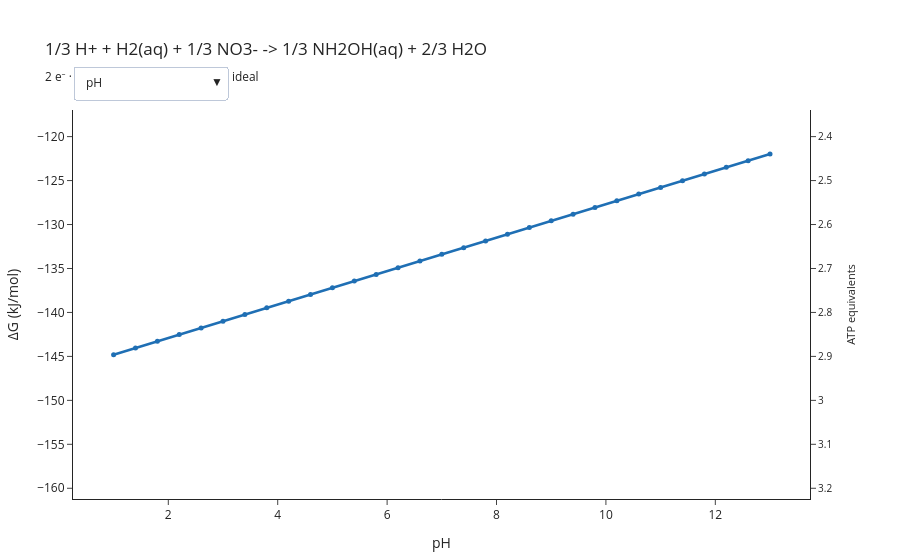

The notebook cell saved with this chart:
### Code cell
from microbial_thermo.sweep import concentration_axis, partial_pressure_axis, ph_axis

axes = [
    ph_axis(low=1.0, high=13.0, n=31),
    concentration_axis("NO3-"),
    concentration_axis("NH2OH(aq)"),
    partial_pressure_axis("H2(aq)"),
]
figure = plot_energy_explorer(reaction, axes=axes)

figure.show()

### Figure 1 — Plotly figure (JSON) as saved in the notebook; plotly's stock layout.template omitted (floating-point values rounded to 4 significant figures)
{"data": [{"hovertemplate": "pH: %{x}<br>ΔG: %{y:.1f} kJ/mol<extra></extra>", "line": {"color": "#1F6FB4", "width": 2.5}, "marker": {"size": 5}, "mode": "lines+markers", "name": "pH", "type": "scatter", "visible": true, "x": [1.0, 1.4, 1.8, 2.2, 2.6, 3.0, 3.4, 3.8, 4.2, 4.6, 5.0, 5.4, 5.8, 6.2, 6.6, 7.0, 7.4, 7.8, 8.2, 8.6, 9.0, 9.4, 9.8, 10.2, 10.6, 11.0, 11.4, 11.8, 12.2, 12.6, 13.0], "y": [-144.8, -144.0, -143.3, -142.5, -141.8, -141.0, -140.2, -139.5, -138.7, -138.0, -137.2, -136.4, -135.7, -134.9, -134.1, -133.4, -132.6, -131.9, -131.1, -130.3, -129.6, -128.8, -128.1, -127.3, -126.5, -125.8, -125.0, -124.3, -123.5, -122.7, -122.0]}, {"hovertemplate": "[NO3-] (molal): %{x}<br>ΔG: %{y:.1f} kJ/mol<extra></extra>", "line": {"color": "#1F6FB4", "width": 2.5}, "marker": {"size": 5}, "mode": "lines+markers", "name": "[NO3-] (molal)", "type": "scatter", "visible": false, "x": [1e-09, 2.154e-09, 4.642e-09, 1e-08, 2.154e-08, 4.642e-08, 1e-07, 2.154e-07, 4.642e-07, 1e-06, 2.154e-06, 4.642e-06, 1e-05, 2.154e-05, 4.642e-05, 0.0001, 0.0002154, 0.0004642, 0.001, 0.002154, 0.004642, 0.01, 0.02154, 0.04642, 0.1], "y": [-122.0, -122.6, -123.2, -123.9, -124.5, -125.1, -125.8, -126.4, -127.0, -127.7, -128.3, -128.9, -129.6, -130.2, -130.9, -131.5, -132.1, -132.8, -133.4, -134.0, -134.7, -135.3, -135.9, -136.6, -137.2]}, {"hovertemplate": "[NH2OH(aq)] (molal): %{x}<br>ΔG: %{y:.1f} kJ/mol<extra></extra>", "line": {"color": "#1F6FB4", "width": 2.5}, "marker": {"size": 5}, "mode": "lines+markers", "name": "[NH2OH(aq)] (molal)", "type": "scatter", "visible": false, "x": [1e-09, 2.154e-09, 4.642e-09, 1e-08, 2.154e-08, 4.642e-08, 1e-07, 2.154e-07, 4.642e-07, 1e-06, 2.154e-06, 4.642e-06, 1e-05, 2.154e-05, 4.642e-05, 0.0001, 0.0002154, 0.0004642, 0.001, 0.002154, 0.004642, 0.01, 0.02154, 0.04642, 0.1], "y": [-156.2, -155.6, -155.0, -154.3, -153.7, -153.0, -152.4, -151.8, -151.1, -150.5, -149.9, -149.2, -148.6, -148.0, -147.3, -146.7, -146.1, -145.4, -144.8, -144.2, -143.5, -142.9, -142.3, -141.6, -141.0]}, {"hovertemplate": "pH2(aq) (bar): %{x}<br>ΔG: %{y:.1f} kJ/mol<extra></extra>", "line": {"color": "#1F6FB4", "width": 2.5}, "marker": {"size": 5}, "mode": "lines+markers", "name": "pH2(aq) (bar)", "type": "scatter", "visible": false, "x": [1e-10, 2.61e-10, 6.813e-10, 1.778e-09, 4.642e-09, 1.212e-08, 3.162e-08, 8.254e-08, 2.154e-07, 5.623e-07, 1.468e-06, 3.831e-06, 1e-05, 2.61e-05, 6.813e-05, 0.0001778, 0.0004642, 0.001212, 0.003162, 0.008254, 0.02154, 0.05623, 0.1468, 0.3831, 1.0], "y": [-139.1, -139.1, -139.1, -139.1, -139.1, -139.1, -139.1, -139.1, -139.1, -139.1, -139.1, -139.1, -139.1, -139.1, -139.1, -139.1, -139.1, -139.1, -139.1, -139.1, -139.1, -139.1, -139.1, -139.1, -139.1]}, {"hoverinfo": "skip", "marker": {"opacity": 0}, "mode": "markers", "showlegend": false, "type": "scatter", "x": [1], "y": [3.224], "yaxis": "y2"}], "layout": {"annotations": [{"font": {"color": "#8A8A8A", "size": 10}, "showarrow": false, "text": "below the biological energy quantum", "x": 0, "xanchor": "left", "xref": "x domain", "y": 0, "yanchor": "top", "yref": "y"}], "hovermode": "x unified", "margin": {"b": 60, "l": 70, "r": 90, "t": 110}, "shapes": [{"line": {"color": "#333333", "width": 1}, "type": "line", "x0": 0, "x1": 1, "xref": "x domain", "y0": 0, "y1": 0, "yref": "y"}, {"fillcolor": "#E8B84B", "line": {"width": 0}, "opacity": 0.18, "type": "rect", "x0": 0, "x1": 1, "xref": "x domain", "y0": -20, "y1": 0, "yref": "y"}], "showlegend": false, "title": {"text": "1/3 H+ + H2(aq) + 1/3 NO3- -> 1/3 NH2OH(aq) + 2/3 H2O<br><sub>2 e⁻ · pH 4 · 25 °C · activity model: ideal</sub>"}, "updatemenus": [{"buttons": [{"args": [{"visible": [true, false, false, false]}, {"xaxis.title.text": "pH", "xaxis.type": "linear"}], "label": "pH", "method": "update"}, {"args": [{"visible": [false, true, false, false]}, {"xaxis.title.text": "[NO3-] (molal)", "xaxis.type": "log"}], "label": "[NO3-] (molal)", "method": "update"}, {"args": [{"visible": [false, false, true, false]}, {"xaxis.title.text": "[NH2OH(aq)] (molal)", "xaxis.type": "log"}], "label": "[NH2OH(aq)] (molal)", "method": "update"}, {"args": [{"visible": [false, false, false, true]}, {"xaxis.title.text": "pH2(aq) (bar)", "xaxis.type": "log"}], "label": "pH2(aq) (bar)", "method": "update"}], "direction": "down", "pad": {"r": 10, "t": 10}, "showactive": true, "x": 0, "xanchor": "left", "y": 1.14, "yanchor": "top"}], "xaxis": {"title": {"text": "pH"}, "type": "linear"}, "yaxis": {"range": [-161.2, -117.0], "title": {"text": "ΔG (kJ/mol)"}}, "yaxis2": {"overlaying": "y", "range": [3.224, 2.339], "showgrid": false, "side": "right", "tickfont": {"size": 10}, "title": {"font": {"size": 11}, "text": "ATP equivalents"}}}}
